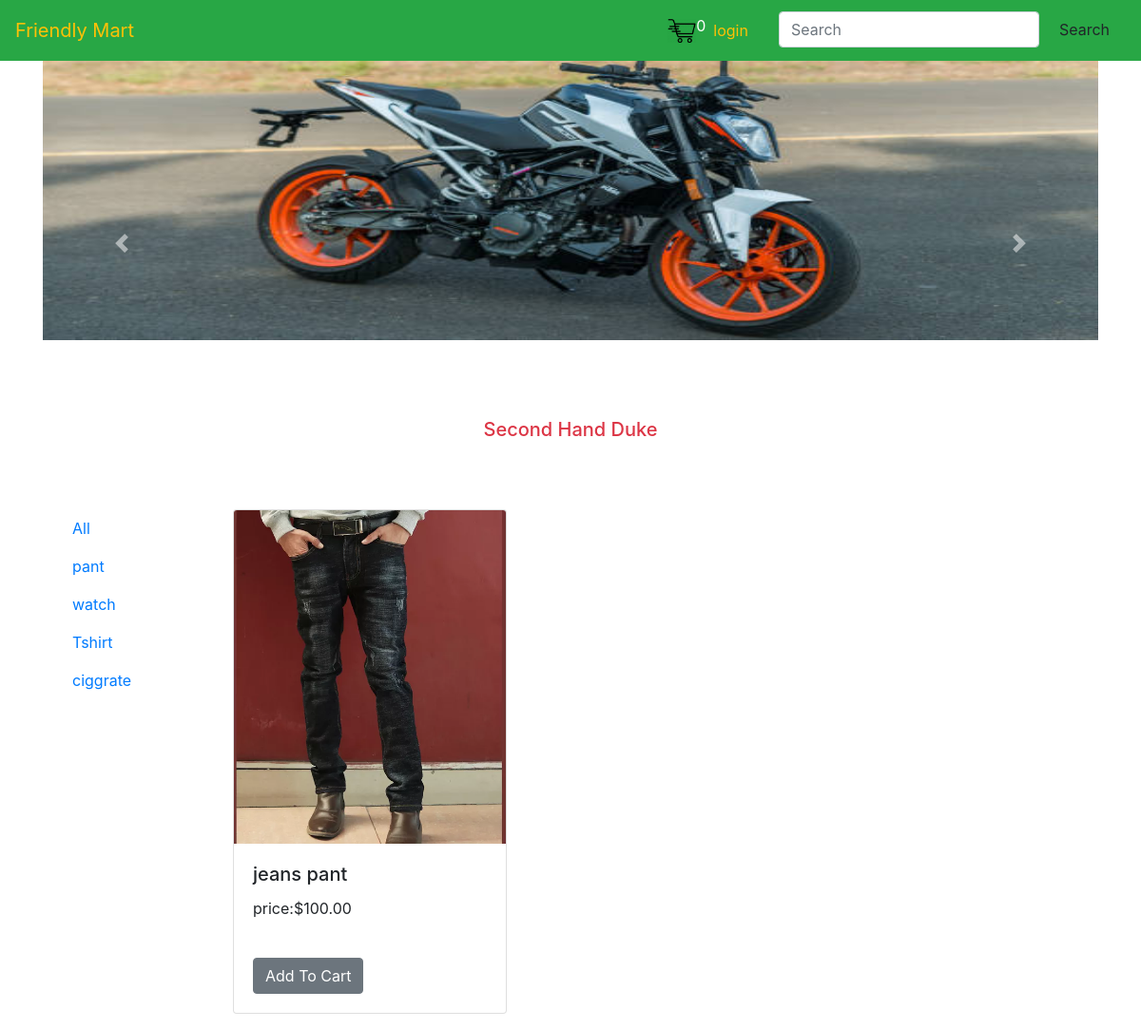
/?category=1, run on the app's committed database.
### polls/models.py (models this page shows, shortened)
class Category(models.Model):
    name=models.CharField(max_length=20,default="")
    @staticmethod
    def get_all_category():
        return Category.objects.all()

class products(models.Model):
    name=models.CharField(max_length=20)
    price=models.DecimalField(max_digits=7,decimal_places=2)
    image=models.ImageField(null=True,blank=True)
    digital=models.BooleanField(default=False,null=True,blank=True)
    quantity=models.IntegerField(default=6,null=True,blank=True)
    category = models.ForeignKey(Category, on_delete=models.CASCADE)
    @staticmethod
    def get_all_products_by_id(category_pass):
       if category_pass:
        return products.objects.filter(category=category_pass)
       else:
        return products.objects.all()

### polls/views.py (the view)
# urls.py: 2. Add a URL to urlpatterns:  path('', views.home, name='home')
def home(request):
    cookieget=allfunction(request)
    prod=None
    caty=Category.get_all_category()
    cartitems=cookieget['cartitems']
    c_id=request.GET.get('category')
    print(request.GET)
    if c_id:
        prod=products.get_all_products_by_id(c_id)
    else:
     prod=products.objects.all()
    context={
    'prod':prod,
    'caty':caty,
    'cartitems':cartitems
    }
    return render(request,'home.html',context)

### polls/utils.py (called while the page is built, shortened)
def usercart(request):
        try:
            cart=json.loads(request.COOKIES['cart'])
        except:
         cart={}
        print(cart)
        items=[]
        Order={'shipping':False,'get_cart_items':0,'total_price':0}
        cartitems=Order['get_cart_items']
        return {'cartitems':cartitems,'order':Order,'items':items}

def allfunction(request):
    if request.user.is_authenticated:
      customer=request.user.customer
      Order,created=order.objects.get_or_create(customer=customer,complete=False)
      items=Order.orderitem_set.all()
      cartitems=Order.get_cart_items
    else:
        cookieget=usercart(request)
        items=cookieget['items']
        Order=cookieget['order']
        cartitems=cookieget['cartitems']
    return {'cartitems':cartitems,'order':Order,'items':items}

### polls/templates/home.html (shortened to what this page needs)
{% extends 'base.html' %}
{% load static %}
{% block content %}
<div class="container" >
<div id="carouselExampleCaptions" class="carousel slide" data-ride="carousel">
  <ol class="carousel-indicators">
    <li data-target="#carouselExampleCaptions" data-slide-to="0" class="active"></li>
    <li data-target="#carouselExampleCaptions" data-slide-to="1"></li>
    <li data-target="#carouselExampleCaptions" data-slide-to="2"></li>
  </ol>
  <div class="carousel-inner">
    <div class="carousel-item active">
      <img style="size:contain; height:70%; " src="{% static 'images/2020-KTM-200-Duke-4.jpg' %}" class="d-block w-100" alt="...">
      <div class="carousel-caption d-none d-md-block">
        <h5 class="text-danger" >Second Hand Duke </h5>
      </div>
    </div>
  </div>
  <a class="carousel-control-prev" href="#carouselExampleCaptions" role="button" data-slide="prev">
    <span class="carousel-control-prev-icon text-danger " aria-hidden="true"></span>
  </a>
  <a class="carousel-control-next" href="#carouselExampleCaptions" role="button" data-slide="next">
    <span class="carousel-control-next-icon" aria-hidden="true"></span>
  </a>
</div>
<br>
<div class="container-fluid">
  <div class="row" >
    <div class="col-lg-2" >
       <div class="nav flex-column nav-pills" id="v-pills-tab" role="tablist" aria-orientation="vertical">
       <nav class="nav flex-column">
         <a class="nav-link " href="/">All</a>
          {% for c in caty %}
  <a class="nav-link " href="/?category={{c.id}}">{{c.name}}</a>
{% endfor %}
</nav>
</div>
</div>
<div class="col-lg-10" >
<div class="row" >
{% for p in prod %}
  <div class="col-lg-4   mb-3 " >
    <div class="card" style="width: 18rem;">
  <img src="{{p.image.url}}" class="card-img-top" alt="...">
  <div class="card-body">
    <h5 class="card-title">{{p.name}}</h5>
    <p class="card-text">price:${{p.price}}</p>
  </div>
  <div class="card-body">
    <a data-product="{{p.id}}" data-action="add" href="/" class="card-link btn btn-secondary update-cart ">Add To Cart</a>
  </div>
</div>
  </div>
  <br>
  {% endfor %}
</div>
  </div>
</div>
</div>
</div>
{% endblock %}

### polls/templates/base.html (style rules this page uses)
.carousel-item { height: 32rem; }

### data on the page
Category: name "pant"
Category: name "watch"
Category: name "Tshirt"
Category: name "ciggrate"
products: image (picture), name "jeans pant", price "100.00"

### other printed values
{{ cartitems }} "0"
